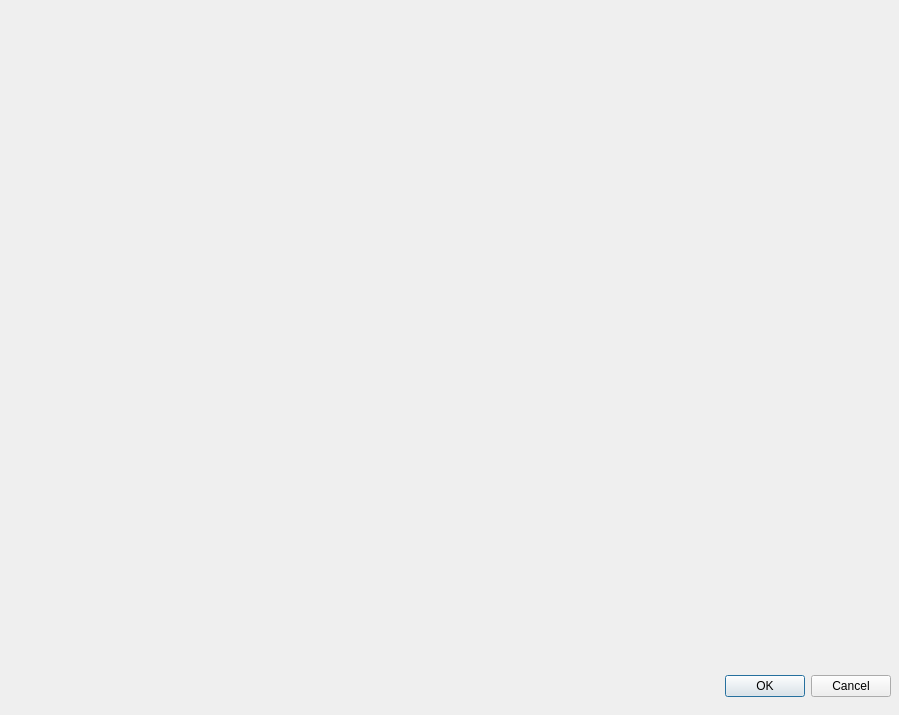
<?xml version="1.0" encoding="UTF-8"?>
<ui version="4.0">
 <class>Dialog</class>
 <widget class="QDialog" name="Dialog">
  <property name="geometry">
   <rect>
    <x>0</x>
    <y>0</y>
    <width>899</width>
    <height>715</height>
   </rect>
  </property>
  <property name="windowTitle">
   <string>CreepyAI25 - Person Project</string>
  </property>
  <widget class="QDialogButtonBox" name="buttonBox">
   <property name="geometry">
    <rect>
     <x>550</x>
     <y>670</y>
     <width>341</width>
     <height>32</height>
    </rect>
   </property>
   <property name="orientation">
    <enum>Qt::Horizontal</enum>
   </property>
   <property name="standardButtons">
    <set>QDialogButtonBox::Cancel|QDialogButtonBox::Ok</set>
   </property>
  </widget>
 </widget>
 <resources/>
 <connections>
  <!-- ...existing code... -->
 </connections>
</ui>
